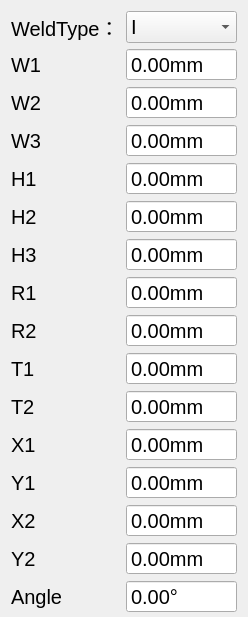
<?xml version="1.0" encoding="UTF-8"?>
<ui version="4.0">
 <class>WeldPropertiesWidget</class>
 <widget class="QWidget" name="WeldPropertiesWidget">
  <property name="geometry">
   <rect>
    <x>0</x>
    <y>0</y>
    <width>248</width>
    <height>617</height>
   </rect>
  </property>
  <property name="font">
   <font>
    <pointsize>15</pointsize>
   </font>
  </property>
  <property name="windowTitle">
   <string>Form</string>
  </property>
  <layout class="QFormLayout" name="formLayout_2">
   <property name="sizeConstraint">
    <enum>QLayout::SetDefaultConstraint</enum>
   </property>
   <property name="verticalSpacing">
    <number>5</number>
   </property>
   <property name="bottomMargin">
    <number>0</number>
   </property>
   <item row="0" column="0">
    <widget class="QLabel" name="weldTypeLabel">
     <property name="minimumSize">
      <size>
       <width>0</width>
       <height>30</height>
      </size>
     </property>
     <property name="text">
      <string>WeldType：</string>
     </property>
    </widget>
   </item>
   <item row="0" column="1">
    <widget class="QComboBox" name="weldTypeComboBox">
     <property name="sizePolicy">
      <sizepolicy hsizetype="Expanding" vsizetype="Preferred">
       <horstretch>0</horstretch>
       <verstretch>0</verstretch>
      </sizepolicy>
     </property>
     <item>
      <property name="text">
       <string>I</string>
      </property>
     </item>
     <item>
      <property name="text">
       <string>V</string>
      </property>
     </item>
     <item>
      <property name="text">
       <string>U</string>
      </property>
     </item>
     <item>
      <property name="text">
       <string>VY</string>
      </property>
     </item>
     <item>
      <property name="text">
       <string>V V</string>
      </property>
     </item>
     <item>
      <property name="text">
       <string>U U</string>
      </property>
     </item>
     <item>
      <property name="text">
       <string>UV</string>
      </property>
     </item>
     <item>
      <property name="text">
       <string>TKY</string>
      </property>
     </item>
    </widget>
   </item>
   <item row="1" column="0">
    <widget class="QLabel" name="W1Label">
     <property name="minimumSize">
      <size>
       <width>0</width>
       <height>30</height>
      </size>
     </property>
     <property name="text">
      <string>W1</string>
     </property>
    </widget>
   </item>
   <item row="2" column="0">
    <widget class="QLabel" name="W2Label">
     <property name="minimumSize">
      <size>
       <width>0</width>
       <height>30</height>
      </size>
     </property>
     <property name="text">
      <string>W2</string>
     </property>
    </widget>
   </item>
   <item row="3" column="0">
    <widget class="QLabel" name="W3Label">
     <property name="minimumSize">
      <size>
       <width>0</width>
       <height>30</height>
      </size>
     </property>
     <property name="text">
      <string>W3</string>
     </property>
    </widget>
   </item>
   <item row="4" column="0">
    <widget class="QLabel" name="H1Label">
     <property name="minimumSize">
      <size>
       <width>0</width>
       <height>30</height>
      </size>
     </property>
     <property name="text">
      <string>H1</string>
     </property>
    </widget>
   </item>
   <item row="5" column="0">
    <widget class="QLabel" name="H2Label">
     <property name="minimumSize">
      <size>
       <width>0</width>
       <height>30</height>
      </size>
     </property>
     <property name="text">
      <string>H2</string>
     </property>
    </widget>
   </item>
   <item row="6" column="0">
    <widget class="QLabel" name="H3Label">
     <property name="minimumSize">
      <size>
       <width>0</width>
       <height>30</height>
      </size>
     </property>
     <property name="text">
      <string>H3</string>
     </property>
    </widget>
   </item>
   <item row="7" column="0">
    <widget class="QLabel" name="R1Label">
     <property name="minimumSize">
      <size>
       <width>0</width>
       <height>30</height>
      </size>
     </property>
     <property name="text">
      <string>R1</string>
     </property>
    </widget>
   </item>
   <item row="8" column="0">
    <widget class="QLabel" name="R2Label">
     <property name="minimumSize">
      <size>
       <width>0</width>
       <height>30</height>
      </size>
     </property>
     <property name="text">
      <string>R2</string>
     </property>
    </widget>
   </item>
   <item row="1" column="1">
    <widget class="QDoubleSpinBox" name="W1DoubleSpinBox">
     <property name="sizePolicy">
      <sizepolicy hsizetype="Expanding" vsizetype="Preferred">
       <horstretch>0</horstretch>
       <verstretch>0</verstretch>
      </sizepolicy>
     </property>
     <property name="buttonSymbols">
      <enum>QAbstractSpinBox::NoButtons</enum>
     </property>
     <property name="specialValueText">
      <string/>
     </property>
     <property name="prefix">
      <string/>
     </property>
     <property name="suffix">
      <string>mm</string>
     </property>
     <property name="maximum">
      <double>499.990000000000009</double>
     </property>
    </widget>
   </item>
   <item row="2" column="1">
    <widget class="QDoubleSpinBox" name="W2DoubleSpinBox">
     <property name="sizePolicy">
      <sizepolicy hsizetype="Expanding" vsizetype="Preferred">
       <horstretch>0</horstretch>
       <verstretch>0</verstretch>
      </sizepolicy>
     </property>
     <property name="buttonSymbols">
      <enum>QAbstractSpinBox::NoButtons</enum>
     </property>
     <property name="suffix">
      <string>mm</string>
     </property>
     <property name="maximum">
      <double>499.990000000000009</double>
     </property>
    </widget>
   </item>
   <item row="3" column="1">
    <widget class="QDoubleSpinBox" name="W3DoubleSpinBox">
     <property name="sizePolicy">
      <sizepolicy hsizetype="Expanding" vsizetype="Preferred">
       <horstretch>0</horstretch>
       <verstretch>0</verstretch>
      </sizepolicy>
     </property>
     <property name="buttonSymbols">
      <enum>QAbstractSpinBox::NoButtons</enum>
     </property>
     <property name="suffix">
      <string>mm</string>
     </property>
     <property name="maximum">
      <double>499.990000000000009</double>
     </property>
    </widget>
   </item>
   <item row="4" column="1">
    <widget class="QDoubleSpinBox" name="H1DoubleSpinBox">
     <property name="sizePolicy">
      <sizepolicy hsizetype="Expanding" vsizetype="Preferred">
       <horstretch>0</horstretch>
       <verstretch>0</verstretch>
      </sizepolicy>
     </property>
     <property name="buttonSymbols">
      <enum>QAbstractSpinBox::NoButtons</enum>
     </property>
     <property name="suffix">
      <string>mm</string>
     </property>
     <property name="maximum">
      <double>499.990000000000009</double>
     </property>
    </widget>
   </item>
   <item row="5" column="1">
    <widget class="QDoubleSpinBox" name="H2DoubleSpinBox">
     <property name="sizePolicy">
      <sizepolicy hsizetype="Expanding" vsizetype="Preferred">
       <horstretch>0</horstretch>
       <verstretch>0</verstretch>
      </sizepolicy>
     </property>
     <property name="buttonSymbols">
      <enum>QAbstractSpinBox::NoButtons</enum>
     </property>
     <property name="suffix">
      <string>mm</string>
     </property>
     <property name="maximum">
      <double>499.990000000000009</double>
     </property>
    </widget>
   </item>
   <item row="6" column="1">
    <widget class="QDoubleSpinBox" name="H3DoubleSpinBox">
     <property name="sizePolicy">
      <sizepolicy hsizetype="Expanding" vsizetype="Preferred">
       <horstretch>0</horstretch>
       <verstretch>0</verstretch>
      </sizepolicy>
     </property>
     <property name="buttonSymbols">
      <enum>QAbstractSpinBox::NoButtons</enum>
     </property>
     <property name="suffix">
      <string>mm</string>
     </property>
     <property name="maximum">
      <double>499.990000000000009</double>
     </property>
    </widget>
   </item>
   <item row="7" column="1">
    <widget class="QDoubleSpinBox" name="R1DoubleSpinBox">
     <property name="sizePolicy">
      <sizepolicy hsizetype="Expanding" vsizetype="Preferred">
       <horstretch>0</horstretch>
       <verstretch>0</verstretch>
      </sizepolicy>
     </property>
     <property name="buttonSymbols">
      <enum>QAbstractSpinBox::NoButtons</enum>
     </property>
     <property name="suffix">
      <string>mm</string>
     </property>
     <property name="maximum">
      <double>499.990000000000009</double>
     </property>
    </widget>
   </item>
   <item row="8" column="1">
    <widget class="QDoubleSpinBox" name="R2DoubleSpinBox">
     <property name="sizePolicy">
      <sizepolicy hsizetype="Expanding" vsizetype="Preferred">
       <horstretch>0</horstretch>
       <verstretch>0</verstretch>
      </sizepolicy>
     </property>
     <property name="wrapping">
      <bool>false</bool>
     </property>
     <property name="alignment">
      <set>Qt::AlignLeading|Qt::AlignLeft|Qt::AlignVCenter</set>
     </property>
     <property name="readOnly">
      <bool>false</bool>
     </property>
     <property name="buttonSymbols">
      <enum>QAbstractSpinBox::NoButtons</enum>
     </property>
     <property name="specialValueText">
      <string/>
     </property>
     <property name="prefix">
      <string/>
     </property>
     <property name="suffix">
      <string comment="dd" extracomment="mm">mm</string>
     </property>
     <property name="maximum">
      <double>499.990000000000009</double>
     </property>
    </widget>
   </item>
   <item row="9" column="0">
    <widget class="QLabel" name="T1Label">
     <property name="minimumSize">
      <size>
       <width>0</width>
       <height>30</height>
      </size>
     </property>
     <property name="text">
      <string>T1</string>
     </property>
    </widget>
   </item>
   <item row="10" column="0">
    <widget class="QLabel" name="T2Label">
     <property name="minimumSize">
      <size>
       <width>0</width>
       <height>30</height>
      </size>
     </property>
     <property name="text">
      <string>T2</string>
     </property>
    </widget>
   </item>
   <item row="11" column="0">
    <widget class="QLabel" name="X1Label">
     <property name="minimumSize">
      <size>
       <width>0</width>
       <height>30</height>
      </size>
     </property>
     <property name="text">
      <string>X1</string>
     </property>
    </widget>
   </item>
   <item row="12" column="0">
    <widget class="QLabel" name="Y1Label">
     <property name="minimumSize">
      <size>
       <width>0</width>
       <height>30</height>
      </size>
     </property>
     <property name="text">
      <string>Y1</string>
     </property>
    </widget>
   </item>
   <item row="13" column="0">
    <widget class="QLabel" name="X2Label">
     <property name="minimumSize">
      <size>
       <width>0</width>
       <height>30</height>
      </size>
     </property>
     <property name="text">
      <string>X2</string>
     </property>
    </widget>
   </item>
   <item row="14" column="0">
    <widget class="QLabel" name="Y2Label">
     <property name="minimumSize">
      <size>
       <width>0</width>
       <height>30</height>
      </size>
     </property>
     <property name="text">
      <string>Y2</string>
     </property>
    </widget>
   </item>
   <item row="15" column="0">
    <widget class="QLabel" name="angleLabel">
     <property name="minimumSize">
      <size>
       <width>0</width>
       <height>30</height>
      </size>
     </property>
     <property name="text">
      <string>Angle</string>
     </property>
    </widget>
   </item>
   <item row="9" column="1">
    <widget class="QDoubleSpinBox" name="T1DoubleSpinBox">
     <property name="sizePolicy">
      <sizepolicy hsizetype="Expanding" vsizetype="Preferred">
       <horstretch>0</horstretch>
       <verstretch>0</verstretch>
      </sizepolicy>
     </property>
     <property name="buttonSymbols">
      <enum>QAbstractSpinBox::NoButtons</enum>
     </property>
     <property name="accelerated">
      <bool>false</bool>
     </property>
     <property name="keyboardTracking">
      <bool>true</bool>
     </property>
     <property name="suffix">
      <string>mm</string>
     </property>
     <property name="maximum">
      <double>499.990000000000009</double>
     </property>
    </widget>
   </item>
   <item row="10" column="1">
    <widget class="QDoubleSpinBox" name="T2DoubleSpinBox">
     <property name="sizePolicy">
      <sizepolicy hsizetype="Expanding" vsizetype="Preferred">
       <horstretch>0</horstretch>
       <verstretch>0</verstretch>
      </sizepolicy>
     </property>
     <property name="buttonSymbols">
      <enum>QAbstractSpinBox::NoButtons</enum>
     </property>
     <property name="suffix">
      <string>mm</string>
     </property>
     <property name="maximum">
      <double>499.990000000000009</double>
     </property>
    </widget>
   </item>
   <item row="11" column="1">
    <widget class="QDoubleSpinBox" name="X1DoubleSpinBox">
     <property name="sizePolicy">
      <sizepolicy hsizetype="Expanding" vsizetype="Preferred">
       <horstretch>0</horstretch>
       <verstretch>0</verstretch>
      </sizepolicy>
     </property>
     <property name="buttonSymbols">
      <enum>QAbstractSpinBox::NoButtons</enum>
     </property>
     <property name="suffix">
      <string>mm</string>
     </property>
     <property name="maximum">
      <double>499.990000000000009</double>
     </property>
    </widget>
   </item>
   <item row="12" column="1">
    <widget class="QDoubleSpinBox" name="Y1DoubleSpinBox">
     <property name="sizePolicy">
      <sizepolicy hsizetype="Expanding" vsizetype="Preferred">
       <horstretch>0</horstretch>
       <verstretch>0</verstretch>
      </sizepolicy>
     </property>
     <property name="buttonSymbols">
      <enum>QAbstractSpinBox::NoButtons</enum>
     </property>
     <property name="suffix">
      <string>mm</string>
     </property>
     <property name="maximum">
      <double>499.990000000000009</double>
     </property>
    </widget>
   </item>
   <item row="13" column="1">
    <widget class="QDoubleSpinBox" name="X2DoubleSpinBox">
     <property name="sizePolicy">
      <sizepolicy hsizetype="Expanding" vsizetype="Preferred">
       <horstretch>0</horstretch>
       <verstretch>0</verstretch>
      </sizepolicy>
     </property>
     <property name="buttonSymbols">
      <enum>QAbstractSpinBox::NoButtons</enum>
     </property>
     <property name="suffix">
      <string>mm</string>
     </property>
     <property name="maximum">
      <double>499.990000000000009</double>
     </property>
    </widget>
   </item>
   <item row="14" column="1">
    <widget class="QDoubleSpinBox" name="Y2DoubleSpinBox">
     <property name="sizePolicy">
      <sizepolicy hsizetype="Expanding" vsizetype="Preferred">
       <horstretch>0</horstretch>
       <verstretch>0</verstretch>
      </sizepolicy>
     </property>
     <property name="buttonSymbols">
      <enum>QAbstractSpinBox::NoButtons</enum>
     </property>
     <property name="suffix">
      <string>mm</string>
     </property>
     <property name="maximum">
      <double>499.990000000000009</double>
     </property>
    </widget>
   </item>
   <item row="15" column="1">
    <widget class="QDoubleSpinBox" name="angleDoubleSpinBox">
     <property name="sizePolicy">
      <sizepolicy hsizetype="Expanding" vsizetype="Preferred">
       <horstretch>0</horstretch>
       <verstretch>0</verstretch>
      </sizepolicy>
     </property>
     <property name="buttonSymbols">
      <enum>QAbstractSpinBox::NoButtons</enum>
     </property>
     <property name="suffix">
      <string>°</string>
     </property>
     <property name="maximum">
      <double>180.000000000000000</double>
     </property>
    </widget>
   </item>
  </layout>
 </widget>
 <resources/>
 <connections/>
</ui>
